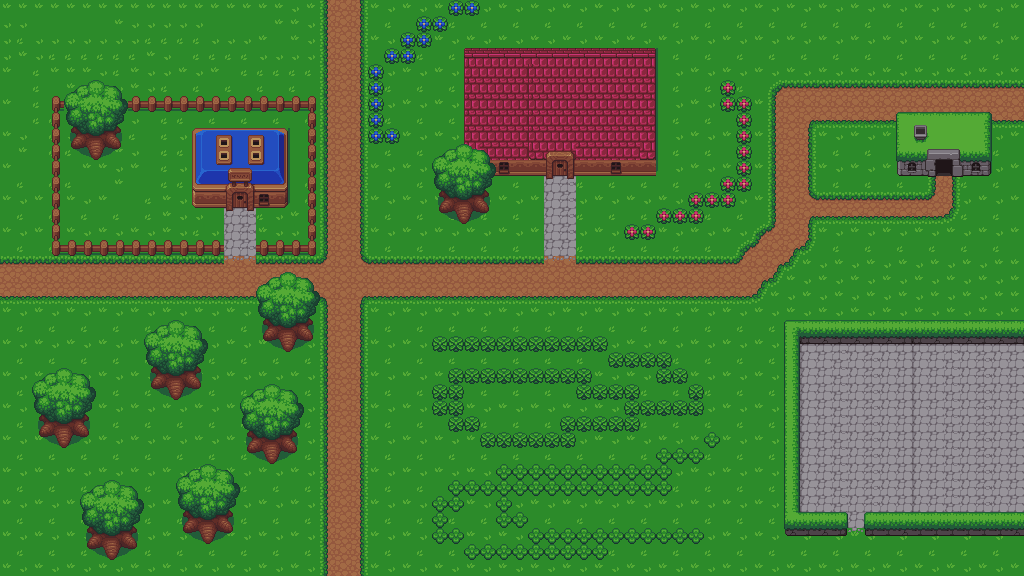

Tiled map render using the project's own tile images. Description and the map definition, with tile-layer contents summarised, below:
An orthogonal 64x36 tile map with 16x16 px tiles, 4 tile layers (ground_layer, ground2_layer, house_layer, plant_layer).

<map version="1.0" orientation="orthogonal" renderorder="right-down" width="64" height="36" tilewidth="16" tileheight="16" nextobjectid="1">
 <tileset firstgid="1" name="tiles" tilewidth="16" tileheight="16" tilecount="350" columns="25">
  <image source="tiles.png" width="400" height="224" />
  <terraintypes>
   <terrain name="path" tile="192" />
   <terrain name="grass3" tile="219" />
  </terraintypes>
  <tile id="192" terrain="0,0,0," />
  <tile id="193" terrain="0,0,," />
  <tile id="194" terrain="0,0,," />
  <tile id="195" terrain="0,0,,0" />
  <tile id="196" terrain=",,,0" />
  <tile id="197" terrain=",,0," />
  <tile id="217" terrain="0,,0," />
  <tile id="220" terrain=",0,,0" />
  <tile id="221" terrain=",0,," />
  <tile id="222" terrain="0,,," />
  <tile id="242" terrain="0,,0," />
  <tile id="245" terrain=",0,,0" />
  <tile id="247" terrain="0,0,0,0" />
  <tile id="267" terrain="0,,0,0" />
  <tile id="268" terrain=",,0,0" />
  <tile id="269" terrain=",,0,0" />
  <tile id="270" terrain=",0,0,0" />
 </tileset>
 <layer name="ground_layer" width="64" height="36">
  <data>[2304 cells, 2304 non-empty, 23 distinct tile ids]</data>
 </layer>
 <layer name="ground2_layer" width="64" height="36">
  <data>[2304 cells, 2304 non-empty, 23 distinct tile ids]</data>
 </layer>
 <layer name="house_layer" width="64" height="36">
  <data>[2304 cells, 461 non-empty, 154 distinct tile ids]</data>
 </layer>
 <layer name="plant_layer" width="64" height="36">
  <data>[2304 cells, 281 non-empty, 24 distinct tile ids]</data>
 </layer>
</map>
